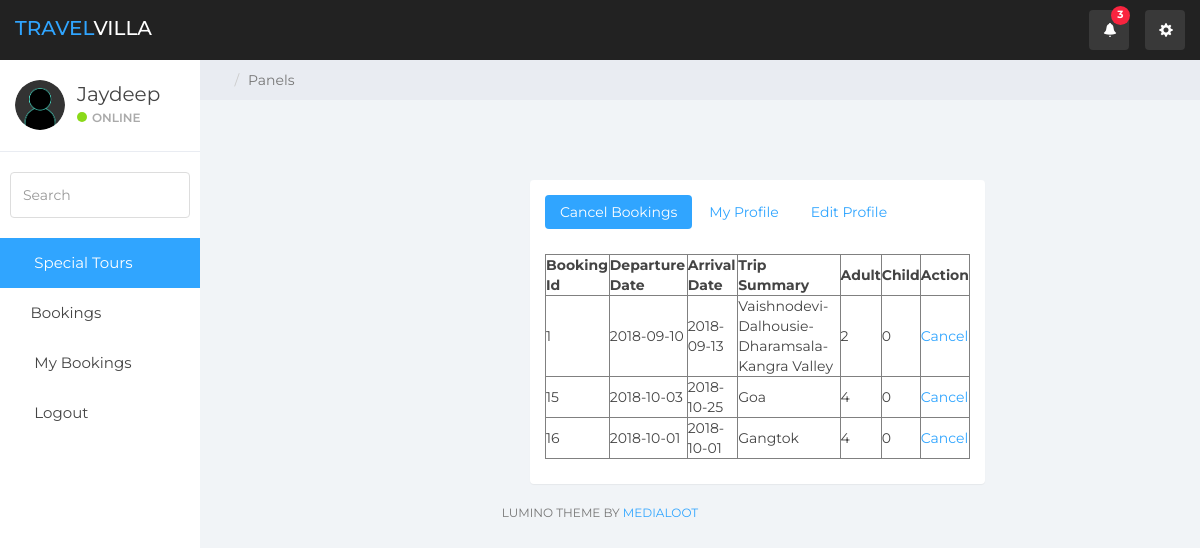
The app's page /settings.php (signed in) with its own data.
### tables this page shows
CREATE TABLE `userprofile` (
  `id` int(11) NOT NULL,
  `cid` varchar(255) NOT NULL,
  `departure` varchar(255) NOT NULL,
  `arrival` varchar(255) NOT NULL,
  `phone` varchar(255) NOT NULL,
  `trip` varchar(255) NOT NULL,
  `work` varchar(255) NOT NULL,
  `adult` varchar(255) NOT NULL,
  `child` varchar(255) NOT NULL
);

### settings.php (the view, shortened to what this page needs)
<?php
if(isset($_SESSION['name'])){
?>
<!DOCTYPE html>
<html>
<head>
	<link href="css/bootstrap.min.css" rel="stylesheet">
	<link href="css/font-awesome.min.css" rel="stylesheet">
	<link href="css/datepicker3.css" rel="stylesheet">
	<link href="css/styles.css" rel="stylesheet">
</head>
<body style="background-image: url(); background-repeat: no-repeat ; background-position: fullscreen;">
	<nav class="navbar navbar-custom navbar-fixed-top" role="navigation">
		<div class="container-fluid">
			<div class="navbar-header">
				<a class="navbar-brand" href="#"><span>Travel</span>Villa</a>
				<ul class="nav navbar-top-links navbar-right">
					<li class="dropdown"><a class="dropdown-toggle count-info" data-toggle="dropdown" href="#">
<?php
include "connection.php";
$id=$_SESSION['id'];
$sql = "SELECT COUNT(*) AS `id`FROM `userprofile` WHERE `userprofile`.`cid`= '$id'";
$res= mysqli_query($conn,$sql);
while($row=mysqli_fetch_array($res)){
?>
						<em class="glyphicon glyphicon-bell"></em><span class="label label-danger">
						<?php echo $row['id']; ?>
						</span>
					</a>
<?php
}
?>
							</li>
						</ul>
					<li class="dropdown"><a class="dropdown-toggle count-info" data-toggle="dropdown" href="settings.php">
						<em class="	glyphicon glyphicon-cog"></em><span class="label label-info"></span>
					</a>
					</li>
			</div>
		</div>
	</nav>
	<div id="sidebar-collapse" class="col-sm-3 col-lg-2 sidebar">
		<div class="profile-sidebar">
			<div class="profile-userpic">
				<img src="images.png" class="img-responsive" alt="">
			</div>
			<div class="profile-usertitle">
				<div class="profile-usertitle-name"><?php echo $_SESSION['name']?></div>
				<div class="profile-usertitle-status"><span class="indicator label-success"></span>Online</div>
			</div>
		</div>
		<form role="search">
			<div class="form-group">
				<input type="text" class="form-control" placeholder="Search">
			</div>
		</form>
		<ul class="nav menu">
			<li class="active"><a href="userdashboard.php"><em class="fa fa-dashboard">&nbsp;</em> Special Tours</a></li>
			<li><a href="booking.php"><em class="fa fa-plane">&nbsp;</em>Bookings</a></li>
			<li><a href="bookinglist.php"><em class="fa fa-file">&nbsp;</em> My Bookings</a></li>
			<li><a href="logout.php"><em class="fa fa-power-off">&nbsp;</em> Logout</a></li>
		</ul>
	</div>
	<div class="col-sm-9 col-sm-offset-3 col-lg-10 col-lg-offset-2 main">
		<div class="row">
			<ol class="breadcrumb">
				<li><a href="#">
					<em class="fa fa-home"></em>
				</a></li>
				<li class="active">Panels</li>
			</ol>
		</div>
		<br><br><br><br>
			<div class="col-md-6" style="left: 300px; ">
				<div class="panel panel-default">
					<div class="panel-body tabs">
						<ul class="nav nav-pills">
							<li class="active"><a href="#pilltab1" data-toggle="tab">Cancel Bookings</a></li>
							<li><a href="#pilltab2" data-toggle="tab">My Profile</a></li>
							<li><a href="#pilltab3" data-toggle="tab">Edit Profile</a></li>
						</ul>
						<div class="tab-content">
							<div class="tab-pane fade in active" id="pilltab1">
								<p>
				<table border="">
				<tr>
				<th>Booking Id</th>
				<th>Departure Date</th>
				<th>Arrival Date</th>
				<th>Trip Summary</th>
				<th>Adult</th>
				<th>Child</th>
				<th>Action</th>
				</tr>
<?php
$sql = "SELECT * FROM `userprofile`  WHERE `userprofile`.`cid`= '$id'";
$res= mysqli_query($conn,$sql);
while($row= mysqli_fetch_array($res)){
print "<tr>
		<td>$row[id]</td>
		<td>$row[departure]</td>
		<td>$row[arrival]</td>
		<td>$row[trip]</td>
		<td>$row[adult]</td>
		<td>$row[child]</td>
		<td>
		<a href='settings.php?del_id=$row[id]'>Cancel</a>
		</td>
	  </tr>";
}
?>
				</table>
								</p>
							</div>
						</div>
					</div>
				</div>
			</div>
		</div>
			<div class="col-sm-12">
				<p class="back-link">Lumino Theme by <a href="https://www.medialoot.com">Medialoot</a></p>
			</div>
</body>
</html>
<?php
}
else
{
	header ("location:index.php");
}
?>

### css/styles.css (style rules this page uses)
body { background: #f1f4f7; padding-top: 60px; font-size: 14px; color: #444444; font-family: "Montserrat", "Helvetica Neue", Helvetica, Arial, sans-serif; }
p { color: #777; }
a, a:hover, a:focus { color: #30a5ff; }
input.form-control { border: 1px solid #ddd; box-shadow: none; height: 46px; }
.navbar-custom { background: #222; height: 60px; }
.navbar-header .navbar-brand { color: #fff; font-size: 20px; text-transform: uppercase; font-weight: 500; height: 60px; padding-top: 18px; }
.navbar-header .navbar-brand span { color: #30a5ff; }
.dropdown { background: rgba(255, 255, 255, 0.1); float: left; margin: 10px 8px; padding: 0px; border-radius: 4px; }
.dropdown a.dropdown-toggle { color: #fff; height: 40px; width: 40px; padding-top: 11px; padding-left: 9px; }
.dropdown .label { top: -4px; left: 22px; padding-top: 4px; padding-bottom: 4px; position: absolute; border-radius: 9999px; }
.navbar-top-links li:last-child { margin-right: 15px; }
.dropdown em { margin: 0 5px; }
.label-success { background-color: #8ad919; }
.label-danger { background-color: #f9243f; }
.panel { border: 0; }
.panel .tabs { margin: 0; padding: 0; }
.nav-pills { padding: 15px; padding-bottom: 0; }
.nav-pills li a, .nav-pills li a:hover, .nav-pills li.active a, .nav-pills li.active a:hover { border: 0; padding: 7px 15px; }
.nav-pills li.active a, .nav-pills li.active a:hover { background: #30a5ff; }
.tab-content { padding: 15px; }
.navbar { border: 0; }
.sidebar { display: block; padding: 0; display: none; box-shadow: none; background: #fff; }
.sidebar ul { margin: 20px 0px; }
.sidebar form { padding: 10px 0 0 0; margin: 10px 10px 20px 10px; }
@media (min-width: 768px) { .sidebar { display: block; position: fixed; top: 60px; bottom: 0; left: 0; z-index: 1000; display: block; margin: 0; padding: 0; overflow-x: hidden; overflow-y: auto; } }
@media (min-width: 768px) { .navbar-header { width: 100%; } }
.sidebar ul.nav .active a, .sidebar ul.nav li.parent a.active, .sidebar ul.nav .active > a:hover, .sidebar ul.nav li.parent a.active:hover, .sidebar ul.nav .active > a:focus, .sidebar ul.nav li.parent a.active:focus { color: #fff; background-color: #30a5ff; }
.sidebar ul.nav li a { height: 50px; font-size: 15px; line-height: 2em; color: #444444; }
.profile-sidebar { padding: 10px 0; border-bottom: 1px solid #e9ecf2; }
.indicator { width: 10px; height: 10px; display: inline-block; border-radius: 9999px; margin-right: 5px; }
.profile-userpic img { float: left; margin: 10px 0px 0px 15px; width: 50px; height: 50px; border-radius: 9999px !important; }
.profile-usertitle { float: left; text-align: left; margin: 10px 0 0 12px; }
.profile-usertitle-name { font-size: 20px; margin-bottom: 0px; }
.profile-usertitle-status { text-transform: uppercase; color: #AAA; font-size: 12px; font-weight: 600; margin-bottom: 15px; }
.breadcrumb { border-radius: 0; padding: 10px 15px 10px 15px; background: #e9ecf2; margin: 0; }
p.back-link { text-align: center; margin-bottom: 20px; font-size: 12px; text-transform: uppercase; }

### records on screen
userprofile: id "1", departure "2018-09-10", arrival "2018-09-13", trip "Vaishnodevi-Dalhousie-Dharamsala-Kangra Valley", adult "2", child "0"
userprofile: id "15", departure "2018-10-03", arrival "2018-10-25", trip "Goa", adult "4", child "0"
userprofile: id "16", departure "2018-10-01", arrival "2018-10-01", trip "Gangtok", adult "4", child "0"

### other values on screen
$row['id'] "3"
$_SESSION['name'] "Jaydeep"
